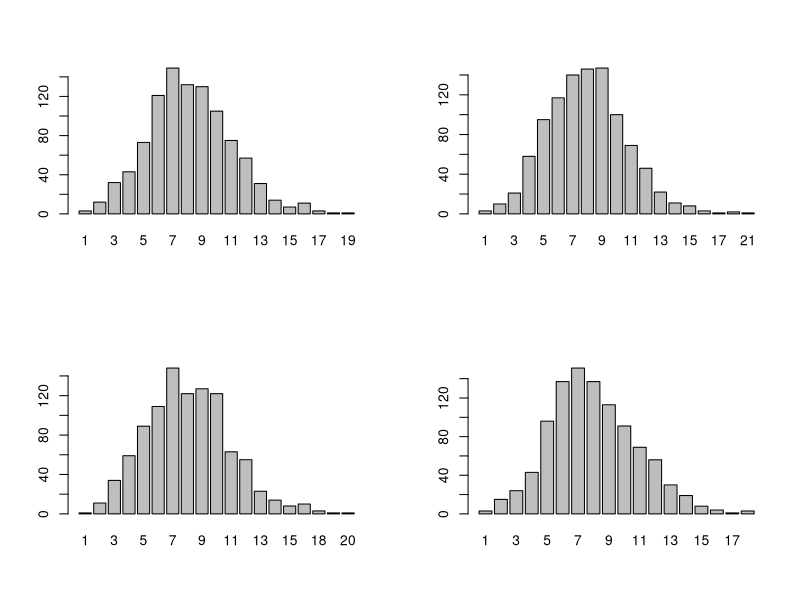

R code for this plot:
## ---- chunk 1
knitr::opts_chunk$set(echo = TRUE)
library(kableExtra)
## ---- chunk 2
rm(list = ls())
## ---- chunk 3
par( mfrow= c(2,2) )
for (i in 1:4) {
  set.seed(100*i)
  xilies_ores <- rpois(1000, 8)
  pin_syxn <- table(xilies_ores)
  barplot(pin_syxn)
}
## ---- chunk 4
dpois(11, 8)
